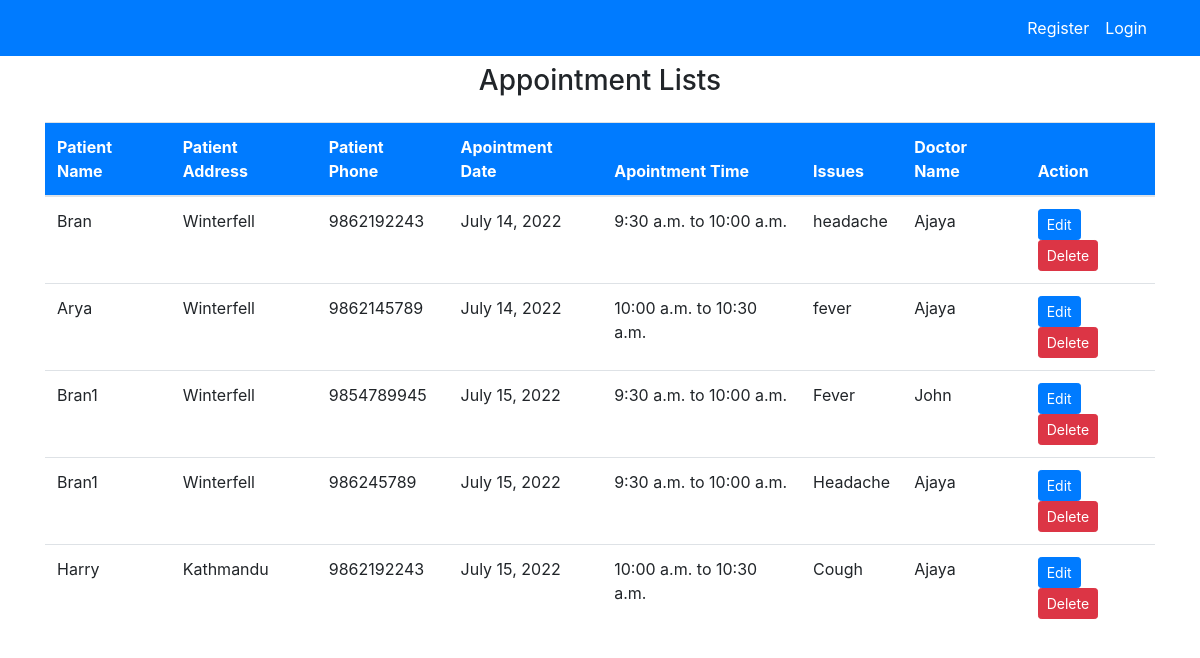
Page /receptionist-dashboard/ on the committed database.
### booking_app/models.py (models this page shows, shortened)
class Appointment(models.Model):
    patient_name = models.CharField(max_length=70)
    patient_address = models.CharField(max_length=70)
    patient_phone = models.PositiveIntegerField()
    date = models.DateField()
    time = models.CharField(max_length=100, choices=BOOKING_TIME)
    issue = models.CharField(max_length=100)
    doctor = models.ForeignKey(Doctor, on_delete=models.CASCADE)
    class Meta:
        verbose_name_plural = 'Appointment'

class Doctor(models.Model):
    user = models.OneToOneField(User, on_delete=models.CASCADE)
    first_name = models.CharField(max_length=50)
    last_name = models.CharField(max_length=50)
    phone = models.PositiveIntegerField()
    address = models.CharField(max_length=50)
    image = models.ImageField(default='default.jpg', upload_to='Doctor_Images')
    class Meta:
        verbose_name_plural = 'Doctor'

### booking_app/views.py (the view)
# urls.py: path('receptionist-dashboard/', views.receptionist_dashboard, name='receptionist_dashboard'),
def receptionist_dashboard(request):
    appointments = Appointment.objects.all()
    context = {
        'appointments': appointments
    }
    return render(request, 'receptionist_dashboard.html', context)

### templates/receptionist_dashboard.html (shortened to what this page needs)
{% extends 'base.html' %}
{% block content %}
{% load crispy_forms_tags %}
{% include 'nav_recep.html' %}
<h3 class="text-center mt-2">Appointment Lists</h3>
<div class="container">
    <div class="row my-4">
        <div class="col-md-12">
            <table class="table bg-white">
                <thead class="bg-primary">
                    <tr class="text-white">
                        <th scope="col">Patient Name</th>
                        <th scope="col">Patient Address</th>
                        <th scope="col">Patient Phone</th>
                        <th scope="col">Apointment Date</th>
                        <th scope="col">Apointment Time</th>
                        <th scope="col">Issues</th>
                        <th scope="col">Doctor Name</th>
                        <th scope="col">Action</th>
                    </tr>
                </thead>
                <tbody>
                    {% for appointment in appointments %}
                    <tr>
                        <td>{{ appointment.patient_name }}</td>
                        <td>{{ appointment.patient_address }}</td>
                        <td>{{ appointment.patient_phone }}</td>
                        <td>{{ appointment.date }}</td>
                        <td>{{ appointment.time }}</td>
                        <td>{{ appointment.issue }}</td>
                        <td>{{ appointment.doctor.first_name }}</td>
                        <td>
                            <a class="btn btn-primary btn-sm" href="{% url 'appointment_update' appointment.id %}">Edit</a>
                            <a class="btn btn-danger btn-sm" href="{% url 'appointment_delete' appointment.id %}">Delete</a>
                        </td>
                    </tr>
                    {% endfor %}
                </tbody>
            </table>
        </div>
    </div>
</div>
{% endblock %}

### templates/base.html (shortened to what this page needs)
<!doctype html>
<html lang="en">
  <head>
    <link rel="stylesheet" href="https://cdn.jsdelivr.net/npm/bootstrap@4.6.1/dist/css/bootstrap.min.css">
  </head>
  <body>
    {% block content %}
    {% endblock %}
  </body>
</html>

### templates/nav_recep.html (shortened to what this page needs)
<nav class="navbar navbar-expand-lg navbar-info bg-primary">
    <div class="container">
        {% if user.is_authenticated %}
        <a class="navbar-brand text-white"><i>Appointment System</i></a>
        <button class="navbar-toggler" type="button" data-toggle="collapse" data-target="#navbarSupportedContent"
            aria-controls="navbarSupportedContent" aria-expanded="false" aria-label="Toggle navigation">
            <span class="navbar-toggler-icon"></span>
        </button>
        <div class="collapse navbar-collapse" id="navbarSupportedContent">
            <ul class="navbar-nav mr-auto">
                <li class="nav-item active">
                    <a class="nav-link text-white" href="{% url 'receptionist_dashboard' %}">Dashboard <span
                            class="sr-only">(current)</span></a>
                </li>
                <li class="nav-item active">
                    <a class="nav-link text-white" href="{% url 'appointment' %}">Book Appointment <span
                            class="sr-only">(current)</span></a>
                </li>
            </ul>
            <ul class="navbar-nav ml-auto">
                <li class="nav-item active">
                    <a class="nav-link text-white" href="{% url 'profile_recep' %}">{{ user.username }} Profile
                        <span class="sr-only">(current)</span></a>
                </li>
                <li class="nav-item">
                    <a class="nav-link text-white" href="{% url 'logout' %}">Logout</a>
                </li>
            </ul>
            {% else %}
            <ul class="navbar-nav ml-auto">
                <li class="nav-item active">
                    <a class="nav-link text-white" href="{% url 'home' %}">Register </a>
                </li>
                <li class="nav-item">
                    <a class="nav-link text-white" href="{% url 'login' %}">Login</a>
                </li>
            </ul>
            {% endif %}
        </div>
  </nav>

### rows in the picture
Appointment: patient_name "Bran", patient_address "Winterfell", patient_phone "9862192243", date "July 14, 2022", time "9:30 a.m. to 10:00 a.m.", issue "headache", doctor.first_name "Ajaya"
Appointment: patient_name "Arya", patient_address "Winterfell", patient_phone "9862145789", date "July 14, 2022", time "10:00 a.m. to 10:30 a.m.", issue "fever", doctor.first_name "Ajaya"
Appointment: patient_name "Bran1", patient_address "Winterfell", patient_phone "9854789945", date "July 15, 2022", time "9:30 a.m. to 10:00 a.m.", issue "Fever", doctor.first_name "John"
Appointment: patient_name "Bran1", patient_address "Winterfell", patient_phone "986245789", date "July 15, 2022", time "9:30 a.m. to 10:00 a.m.", issue "Headache", doctor.first_name "Ajaya"
Appointment: patient_name "Harry", patient_address "Kathmandu", patient_phone "9862192243", date "July 15, 2022", time "10:00 a.m. to 10:30 a.m.", issue "Cough", doctor.first_name "Ajaya"
